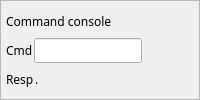
    <widget class="QFrame" name="frame">
     <property name="maximumSize">
      <size>
       <width>16777215</width>
       <height>16777215</height>
      </size>
     </property>
     <property name="frameShape">
      <enum>QFrame::StyledPanel</enum>
     </property>
     <layout class="QVBoxLayout" name="verticalLayout_4">
      <property name="spacing">
       <number>1</number>
      </property>
      <property name="margin">
       <number>5</number>
      </property>
      <item>
       <widget class="QLabel" name="label_7">
        <property name="sizePolicy">
         <sizepolicy hsizetype="Preferred" vsizetype="Preferred">
          <horstretch>0</horstretch>
          <verstretch>0</verstretch>
         </sizepolicy>
        </property>
        <property name="font">
         <font>
          <family>Abyssinica SIL</family>
          <pointsize>9</pointsize>
         </font>
        </property>
        <property name="text">
         <string>Command console</string>
        </property>
       </widget>
      </item>
      <item>
       <layout class="QHBoxLayout" name="horizontalLayout_9">
        <item>
         <widget class="QLabel" name="label_8">
          <property name="sizePolicy">
           <sizepolicy hsizetype="Maximum" vsizetype="Preferred">
            <horstretch>0</horstretch>
            <verstretch>0</verstretch>
           </sizepolicy>
          </property>
          <property name="font">
           <font>
            <family>Abyssinica SIL</family>
            <pointsize>9</pointsize>
           </font>
          </property>
          <property name="text">
           <string>Cmd</string>
          </property>
         </widget>
        </item>
        <item>
         <widget class="QELineEdit" name="qelineedit">
          <property name="sizePolicy">
           <sizepolicy hsizetype="Minimum" vsizetype="Fixed">
            <horstretch>0</horstretch>
            <verstretch>0</verstretch>
           </sizepolicy>
          </property>
          <property name="font">
           <font>
            <family>Abyssinica SIL</family>
            <pointsize>9</pointsize>
           </font>
          </property>
          <property name="variable" stdset="0">
           <string>$(DMC)SEND_STR_CMD</string>
          </property>
          <property name="userLevelEnabled" stdset="0">
           <enum>QEGenericEdit::Scientist</enum>
          </property>
         </widget>
        </item>
        <item>
         <spacer name="horizontalSpacer_2">
          <property name="orientation">
           <enum>Qt::Horizontal</enum>
          </property>
          <property name="sizeHint" stdset="0">
           <size>
            <width>40</width>
            <height>20</height>
           </size>
          </property>
         </spacer>
        </item>
       </layout>
      </item>
      <item>
       <layout class="QHBoxLayout" name="horizontalLayout_10">
        <item>
         <widget class="QLabel" name="label_9">
          <property name="sizePolicy">
           <sizepolicy hsizetype="Preferred" vsizetype="Preferred">
            <horstretch>0</horstretch>
            <verstretch>0</verstretch>
           </sizepolicy>
          </property>
          <property name="font">
           <font>
            <family>Abyssinica SIL</family>
            <pointsize>9</pointsize>
           </font>
          </property>
          <property name="text">
           <string>Resp</string>
          </property>
         </widget>
        </item>
        <item>
         <widget class="QELabel" name="qelabel_11">
          <property name="sizePolicy">
           <sizepolicy hsizetype="Minimum" vsizetype="Preferred">
            <horstretch>0</horstretch>
            <verstretch>0</verstretch>
           </sizepolicy>
          </property>
          <property name="font">
           <font>
            <family>Abyssinica SIL</family>
            <pointsize>9</pointsize>
           </font>
          </property>
          <property name="variable" stdset="0">
           <string>$(DMC)SEND_STR_MON</string>
          </property>
          <property name="useDbPrecision">
           <bool>false</bool>
          </property>
          <property name="leadingZero">
           <bool>false</bool>
          </property>
          <property name="trailingZeros">
           <bool>false</bool>
          </property>
          <property name="addUnits">
           <bool>false</bool>
          </property>
          <property name="format" stdset="0">
           <enum>QELabel::Default</enum>
          </property>
          <property name="arrayAction" stdset="0">
           <enum>QELabel::Ascii</enum>
          </property>
          <property name="text">
           <string>.</string>
          </property>
         </widget>
        </item>
        <item>
         <spacer name="horizontalSpacer">
          <property name="orientation">
           <enum>Qt::Horizontal</enum>
          </property>
          <property name="sizeHint" stdset="0">
           <size>
            <width>40</width>
            <height>20</height>
           </size>
          </property>
         </spacer>
        </item>
       </layout>
      </item>
     </layout>
    </widget>
